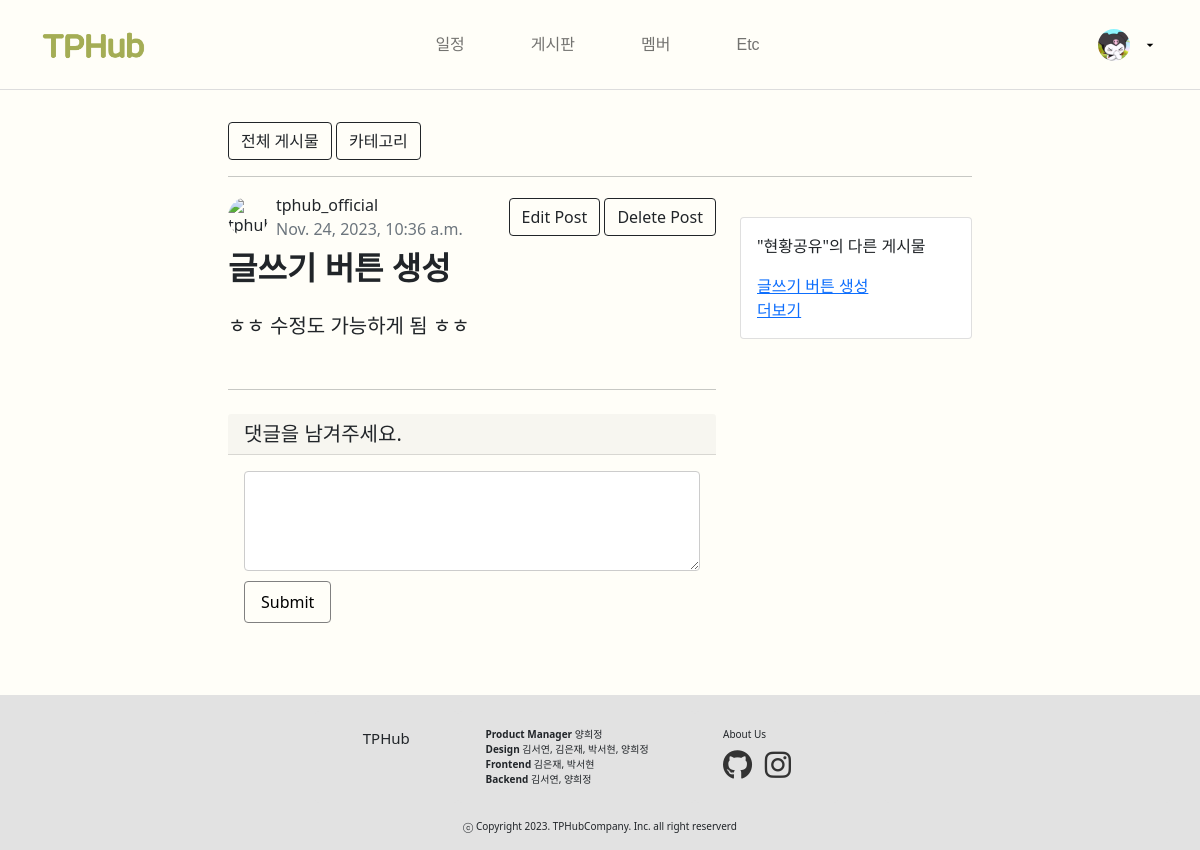
The page /board/1/ (signed in) on the database as committed earlier.
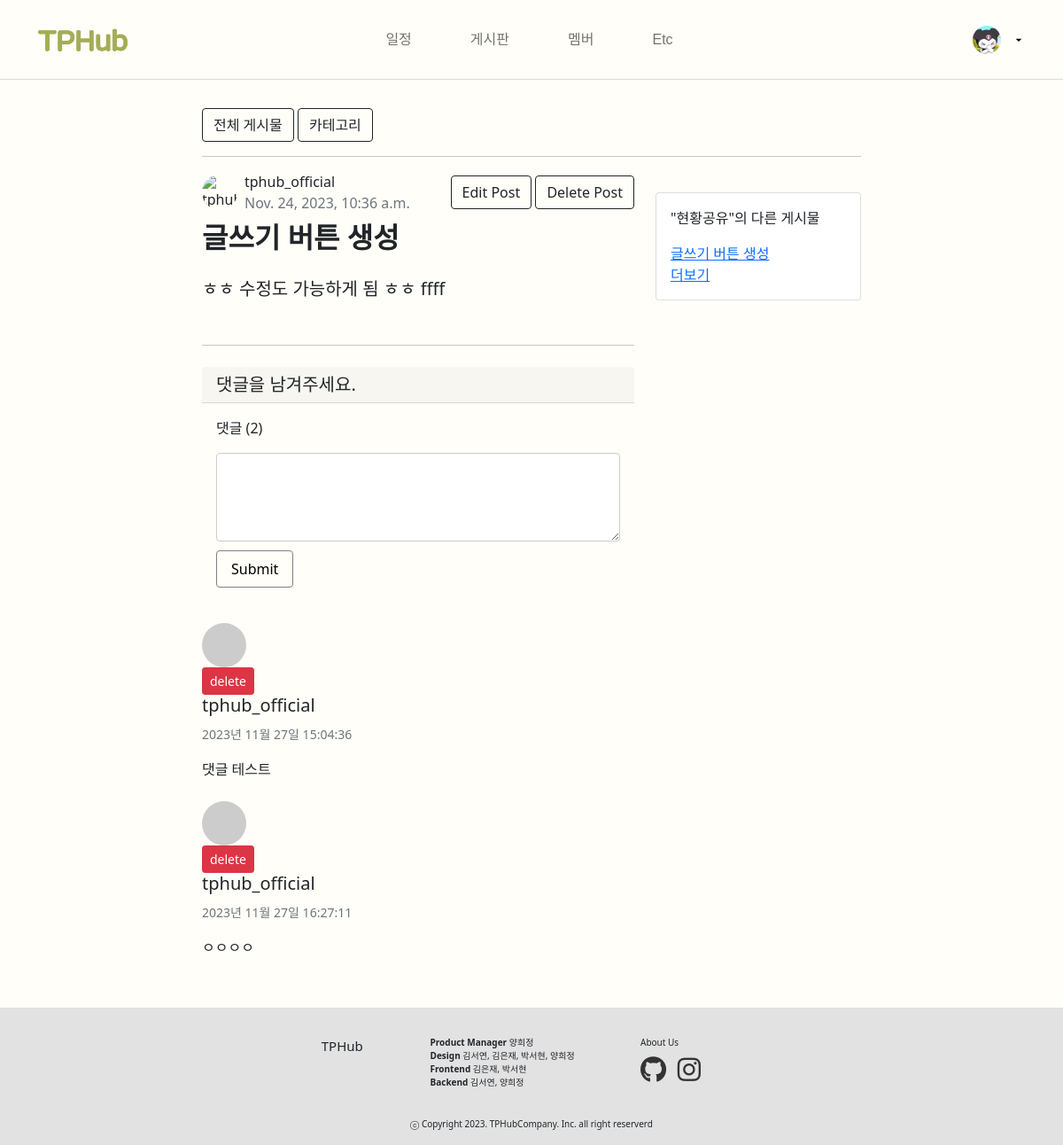
The same page on the database as committed later.
### board/models.py (models this page shows, shortened)
class Post(models.Model):
    title = models.CharField(max_length=30)
    author = models.ForeignKey(User, null=True, blank=False, on_delete=models.SET_NULL)
    category = models.ForeignKey(Category, null=True, blank=False, on_delete=models.SET_NULL)
    content = models.TextField()
    file_upload = models.FileField(upload_to='blog/files/%Y/%m/%d/', blank=True)
    created_at = models.DateTimeField(auto_now_add=True)
    updated_at = models.DateTimeField(auto_now=True)
    def get_absolute_url(self):
        return f'/board/{self.pk}/'

class Category(models.Model):
    name = models.CharField(max_length=50, unique=True)
    slug = models.SlugField(max_length=200, unique=True, allow_unicode=True)
    hook_text = models.CharField(max_length=100, blank=True)
    head_image = models.ImageField(upload_to='board/category_images/%Y/%m/%d/', blank=False)
    def __str__(self):
        return self.name
    def get_absolute_url(self):
        return f'/board/category/{self.slug}'
    def get_queryset(self):
        return self.post_set.order_by('-pk')

class Comment(models.Model):
    post = models.ForeignKey(Post, on_delete=models.CASCADE)
    author = models.ForeignKey(User, on_delete=models.CASCADE)
    content = models.TextField()
    created_at = models.DateTimeField(auto_now_add=True)
    def __str__(self):
        return f'{self.author}::{self.content}'

### board/views.py (the view, shortened to what this page needs)
# urls.py: path('<int:pk>/', views.PostDetail.as_view()), # 글 상세보기
class PostDetail(LoginRequiredMixin, DetailView):
    model = Post
    def get_context_data(self, **kwargs):
        context = super(PostDetail, self).get_context_data()
        context['categories'] = Category.objects.all()
        context['comment_form'] = CommentForm
        return context

### board/templates/board/post_detail.html (shortened to what the changed rows need)
{% extends 'board/base.html' %}
{% block main_area %}
{% load static %}
{% load crispy_forms_tags %}
<link href="{% static 'blog/bootstrap/bootstrap.min.css' %}" rel="stylesheet" type="text/css">
<link rel="stylesheet" type="text/css" href="{% static 'board/css/comment.css' %}">
<link rel="stylesheet" type="text/css" href="{% static 'board/css/del.css' %}">
<div class="row">
    <div class="col-lg-8">
        <header class="mb-4">
            <div class="d-flex align-items-center justify-content-between mb-2">
                <div class="d-flex align-items-center">
                    <div class="ms-2">
                        <div>{{ post.author.username }}</div>
                        <div class="text-muted"> {{ post.created_at }}</div>
                    </div>
                </div>
                {% if user.is_authenticated and user == post.author %}
                <div class>
                </div>
                {% endif %}
            </div>
            <h1 class="fw-bolder mb-4" style="font-size: 2em;">{{ post.title }}</h1>
            <section class="mb-5">
                <p class="fs-5 mb-4">{{ post.content }}</p>
            </section>
        </header>
        <div id="comment-area">
            <div class="my-4">
                <div class="card-body">
                    <div class="comment-header">
                        {% if post.comment_set.exists %}
                        <p>댓글 ({{ post.comment_set.count }})</p>
                        {% endif %}
                    </div>
                </div>
            </div>
            {% if post.comment_set.exists %}
            {% for comment in post.comment_set.iterator %}
            <div class="media mb-4" id="comment-{{ comment.pk }}">
                <img class="d-flex mr-3 rounded-circle" src="http://placehold.it/50x50" alt="">
                <div class="media-body">
                    {% if user.is_authenticated and comment.author == user %}
                    <div class="float-right">
                        <a role="button"
                           href="#"
                           id="comment-{{ comment.pk }}-delete-modal-btn"
                           class="btn btn-sm btn-danger"
                           data-toggle="modal" data-target="#deleteCommentModal-{{ comment.pk }}">
                            delete
                        </a>
                    </div>
                    {% endif %}
                    <h5 class="mt-0">{{ comment.author.username }}</h5>
                        <small class="text-muted">{{ comment.created_at|date:"Y년 m월 d일 H:i:s" }}</small>
                    <p>{{ comment.content | linebreaks }}</p>
                </div>
            </div>
            {% endfor %}
            {% endif %}
        </div>
    </div>
    <div class="col-lg-4">
        <div class="card my-4">
            <div class="card-body">
                <p>"{{ post.category }}"의 다른 게시물</p>
                {% for category in categories %}
                {% if category == post.category %}
                <ul class="list-unstyled mb-0">
                    {% for c in category.get_queryset|slice:":3" %}
                    <li>
                        <a href="{{ c.get_absolute_url }}">
                            {{ c.title|slice:":10" }}{% if c.title|length > 10 %}...{% endif %}
                        </a>
                    </li>
                    {% endfor %}
                </ul>
                <a href="{{ category.get_absolute_url }}">더보기</a>
                {% endif %}
                {% endfor %}
            </div>
        </div>
    </div>
</div>
{% endblock %}

Rows that differ between the two databases and show on the page:
changed Post "글쓰기 버튼 생성": content "ㅎㅎ 수정도 가능하게 됨 ㅎㅎ" → "ㅎㅎ 수정도 가능하게 됨 ㅎㅎ ffff"; comment_set.count (not shown) → "2"
added Comment: author.username "tphub_official", created_at "2023년 11월 27일 15:04:36", content "댓글 테스트"
added Comment: author.username "tphub_official", created_at "2023년 11월 27일 16:27:11", content "ㅇㅇㅇㅇ"
Other text that changed with them:
text now shown: "댓글 ( )"
